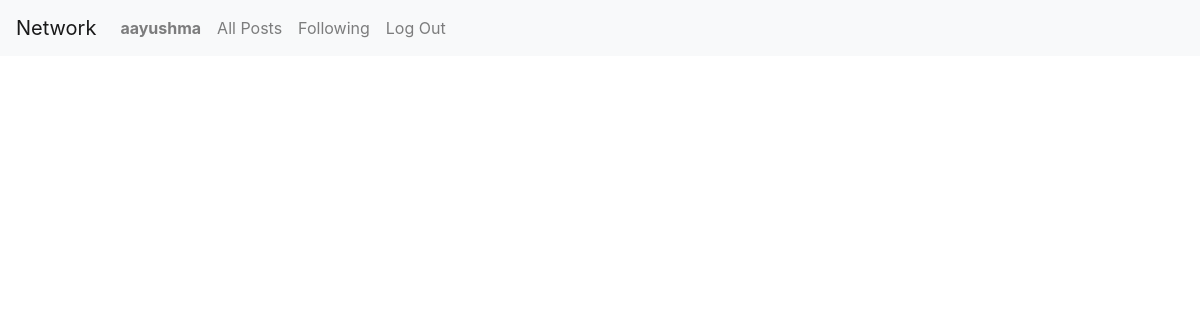
Page /following (signed in) on the earlier database version.
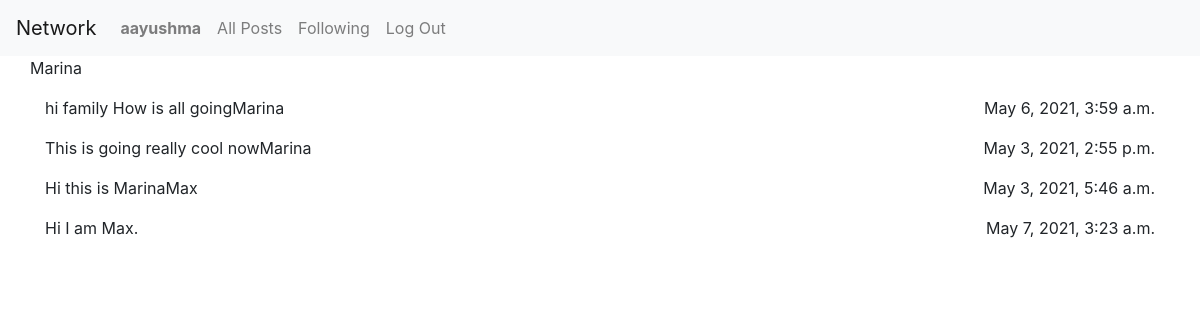
Same page on the later database version.
### network/models.py (models this page shows, shortened)
class User(AbstractUser):
    pass

class Tweet(models.Model):
    user = models.ForeignKey("User", on_delete=models.CASCADE, related_name="tweets")
    body = models.TextField(blank=True)
    timestamp = models.DateTimeField(auto_now_add=True)
    love = models.ManyToManyField(User,related_name="love")

### network/views.py (the view)
# urls.py: path("following", views.following, name="following"),
@login_required
def following(request):
    if not request.user.is_authenticated:
        return HttpResponseRedirect(reverse("login"))
    user = User.objects.get(id=request.user.id)
    followed_users = [followRelation.user for followRelation in user.following.all()]
    tweets=[]
    for user_f in followed_users:
        User_f=User.objects.get(username=user_f)
        tweets.append(User_f.tweets.order_by("-timestamp").all())
    return render(request, "network/following.html", {
        "tweets":tweets,
        "followed_users": followed_users
    })

### network/templates/network/following.html (shortened to what this page needs)
{% extends "network/layout.html" %}
{% load static %}
{% block body %}
{% for tweet in tweets %}
<div class="container">
  {% for i in tweet %}
  <div class="row">
  <p><span >{{i.user}}</span></p>
  </div>
  <div class="">
    <span class="float-left">{{i.body}}</span>
    <span class="float-right">{{i.timestamp}}</span>
  </div>
  {%endfor%}
</div>
{%endfor%}
{% endblock %}

### network/templates/network/layout.html (shortened to what this page needs)
{% load static %}
<!DOCTYPE html>
<html lang="en">
    <head>
        <link rel="stylesheet" href="https://stackpath.bootstrapcdn.com/bootstrap/4.4.1/css/bootstrap.min.css">
        <link href="{% static 'network/styles.css' %}" rel="stylesheet">
    </head>
    <body>
        <nav class="navbar navbar-expand-lg navbar-light bg-light">
            <a class="navbar-brand" href="#">Network</a>
            <div>
              <ul class="navbar-nav mr-auto">
                {% if user.is_authenticated %}
                    <li class="nav-item">
                        <a class="nav-link" href="{%url 'profile' user.username%}"><strong>{{ user.username }}</strong></a>
                    </li>
                {% endif %}
                <li class="nav-item">
                  <a class="nav-link" href="{% url 'index' %}">All Posts</a>
                </li>
                {% if user.is_authenticated %}
                    <li class="nav-item">
                        <a class="nav-link" href="{%url 'following' %}">Following</a>
                    </li>
                    <li class="nav-item">
                        <a class="nav-link" href="{% url 'logout' %}">Log Out</a>
                    </li>
                {% endif %}
              </ul>
            </div>
          </nav>
        <div class="body">
            {% block body %}
            {% endblock %}
        </div>
    </body>
</html>

Differences in the rows shown:
now on this page (row unchanged): Tweet: user "Marina", body "hi family How is all going", timestamp "May 6, 2021, 3:59 a.m."
now on this page (row unchanged): Tweet: user "Marina", body "This is going really cool now", timestamp "May 3, 2021, 2:55 p.m."
now on this page (row unchanged): Tweet: user "Marina", body "Hi this is Marina", timestamp "May 3, 2021, 5:46 a.m."
added Tweet: user "Max", body "Hi I am Max.", timestamp "May 7, 2021, 3:23 a.m."
